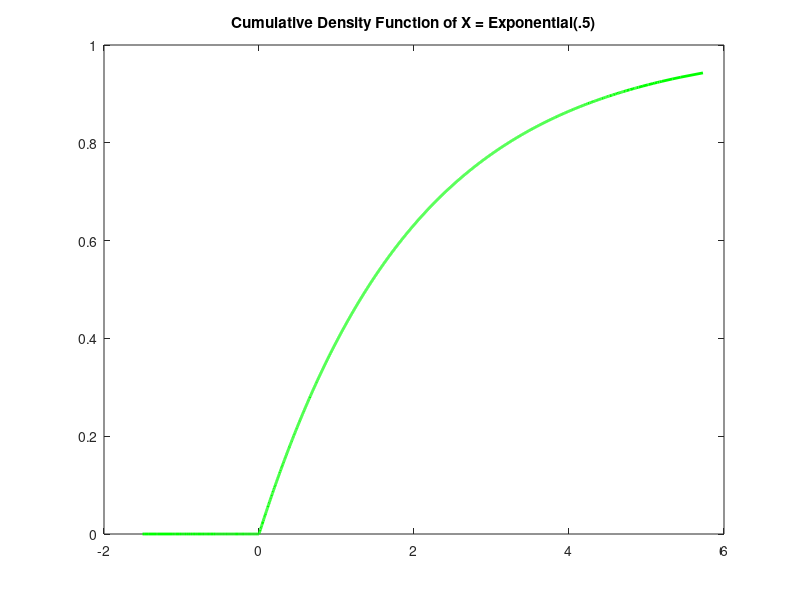

This chart was generated by the following MATLAB code: (Note: this script raises an error after producing the figure.)
clear all;
close all % Clean the workspace

%%% PROBLEM 1

%% PART I

% Subpart a - Uniform(2,4)
N = 10000; % Set sample size as specified
a = 2; b = 4; % Set upper and lower bounds as specified

% Using the random function
X1 = random('uniform', a, b, N, 1);

% Using the PDF approach
pd_x1 = makedist('uniform', 'lower', a, 'upper', b);
X1 = random(pd_x1, N, 1);

% Evaluate the PDF
X_sort1 = sort(X1);
fx1 = pdf(pd_x1, X_sort1);
plot(X_sort1, fx1, 'b', 'LineWidth', 2);
title("Probability Density Function of X = Uniform(2, 4)");

pause; % Hold the plot

% Evaluate the CDF
FX1 = cdf(pd_x1, X_sort1);
plot(X_sort1, FX1, 'g', 'LineWidth', 2);
title("Cumulative Density Function of X = Uniform(2, 4)");

pause; % Hold the plot

% Subpart b - Gaussian(2, 1)

mu = 2; sigma = 1; % Create parameters

X2 = random('normal', mu, sigma, N, 1); % Create the random variable

% Create object to evaluate PDF/CDF
pd_x2 = makedist('normal', 'mu', mu, 'sigma', sigma);

% Evaluate the PDF
X_sort2 = sort(X2);
fx2 = pdf(pd_x2, X_sort2);
plot(X_sort2, fx2, 'b', 'LineWidth', 2);
title("Probability Density Function of X = Gaussian(2, 1)");

pause; % Hold the plot

% Evaluate the CDF
FX2 = cdf(pd_x2, X_sort2);
plot(X_sort2, FX2, 'g', 'LineWidth', 2);
title("Cumulative Density Function of X = Gaussian(2, 1)");

pause; % Hold the plot

% Subpart c - Exponential(.5)

lambda = 0.5; % Create parameters

% Generate RV
X3 = random('exp', 1/lambda, N, 1);

% Create object to evaluate PDF/CDF
pd_x3 = makedist('exponential', 'mu', 1/lambda);

% Evaluate the PDF
X_sort3 = sort(X2);
fx3 = pdf(pd_x3, X_sort3);
plot(X_sort3, fx3, 'b', 'LineWidth', 2);
title("Probability Density Function of X = Exponential(.5)");

pause; % Hold the plot

% Evaluate the CDF
FX3 = cdf(pd_x3, X_sort3);
plot(X_sort3, FX3, 'g', 'LineWidth', 2);
title("Cumulative Density Function of X = Exponential(.5)");

pause; % Hold the plot

%% PART II

% Repeat mean and variance calculation for each variable (X1, X2, X3)

% Calculate values based on generated distributions
calculated_mean1 = mean(X1);
calculated_var1 = var(X1);
calculated_mean2 = mean(X2);
calculated_var2 = var(X2);
calculated_mean3 = mean(X3);
calculated_var3 = var(X3);

% Hard-code expected values
expected_mean1 = 3;
expected_var1 = 1/3;
expected_mean2 = 2;
expected_var2 = 1;
expected_mean3 = 2;
expected_var3 = 14;

% Print out results
fprintf("The Generated Uniform Distribution of Sample Size n = %f has Mean = %.4f and Variance = %.4f, with Expected Mean = %.4f and Variance = %.4f\n", N, calculated_mean1, calculated_var1, expected_mean1, expected_var1);
fprintf("The Generated Gaussian Distribution of Sample Size n = %f has Mean = %.4f and Variance = %.4f, with Expected Mean = %.4f and Variance = %.4f\n", N, calculated_mean2, calculated_var2, expected_mean2, expected_var2);
fprintf("The Generated Exponential Distribution of Sample Size n = %f has Mean = %.4f and Variance = %.4f, with Expected Mean = %.4f and Variance = %.4f\n", N, calculated_mean3, calculated_var3, expected_mean3, expected_var3);
fprintf("We may observe that, as the sample size increases, the calculated values approach the expected values.\n")

%% PART III

Y1 = 2 * X1 - 1; % Create Y1
Y2 = 3 * X2 - 6; % Create Y2

% Calculate values based on generated distributions
calculated_mean_y1 = mean(Y1);
calculated_var_y1 = var(Y1);
calculated_mean_y2 = mean(Y2);
calculated_var_y2 = var(Y2);

% Hard-code expected values
expected_mean_y1 = 5;
expected_var_y1 = 4/3;
expected_mean_y2 = 0;
expected_var_y2 = 9;

% Print out results
fprintf("Y1 has Mean = %.4f and Variance = %.4f, with Expected Mean = %.4f and Variance = %.4f\n", calculated_mean_y1, calculated_var_y1, expected_mean_y1, expected_var_y1);
fprintf("Y2 has Mean = %.4f and Variance = %.4f, with Expected Mean = %.4f and Variance = %.4f\n", calculated_mean_y2, calculated_var_y2, expected_mean_y2, expected_var_y2);

%% PART IV

histogram(Y1, 'Normalization', 'pdf');
title('PDF of Y1');
% As expected, Y1 is Uniform(3,7) with range of [3,7]

pause; % Hold the plot

%% PART V

figure;
histogram(Y2, 'Normalization', 'pdf');
title('PDF of Y2');
% As expected, Y2 is Gaussian(0,9) with range of (roughly) [-10,10]

pause; % Hold the plot

clear all;
close all; % Clear everything for Problem 2

%%% PROBLEM 2

expected_mean = 5; % Establish exponential means
N = 10000; % Establish sample size

%% Part a

X1 = random('exp', expected_mean, N, 1);
X2 = random('exp', expected_mean, N, 1);
X3 = random('exp', expected_mean, N, 1);
X4 = random('exp', expected_mean, N, 1);

%% Part b

T = X1 + X2 + X3 + X4; % Establish the wait time random variable

waitTime = mean(T); % Calculate estimated wait time
stdTime = sqrt(var(T)); % Calculate standard deviation of wait time

histogram(T, 'Normalization', 'pdf'); % Generate histogram
title("PDF of T"); % Assign title

pause; % Hold the plot

fprintf("The estimated expectation value is %.4f seconds and the standard deviation is %.4f seconds, with theoretical expected value %.4f\n", waitTime, stdTime, 4 * expected_mean)
fprintf("We expect the distribution to be concentrated around a mean of 20 seconds.\n") % State expectation and standard deviation findings

%% Part c

fprintf("The theoretical and expected wait times differ by %.4f seconds.\n", abs(4 * expected_mean - waitTime)) % State the difference in theoretical versus expected value

%% Part d

T2 = min(X1 + X2, X3 + X4); % Create variable T2

waitTime2 = mean(T2); % Calculate T2 estimated wait time
stdTime2 = sqrt(var(T2)); % Calculate standard deviation of wait time of T2

histogram(T2, 'Normalization', 'pdf'); % Generate histogram
title("PDF of T2"); % Assign title

pause; % Hold the plot

fprintf("The expected wait time for the parallel server case is %.4f seconds with standard deviation %.4f.\n", waitTime2, stdTime2) % State the expected wait time for parallel servers
fprintf("The expected wait time for the parallel versus single server case differ by %.4f seconds.\n", abs(waitTime2 - waitTime)) % State the difference in theoretical versus expected value
fprintf("The parallel case is always less than half of the single case since the minimum value of the sum of two of the random variables is likely less than half of the sum of all of them. A new task is able to start as soon as one of the parallel servers is done processing.\n") % Reasoning for why E[T2] < .5E[T1]

%% Part e

T3 = max(X1, X2); % Create T3

waitTime3 = mean(T3); % Calculate T3 estimated wait time
stdTime3 = sqrt(var(T3)); % Calculate standard deviation of wait time of T3

histogram(T3, 'Normalization', 'pdf'); % Generate histogram
title("PDF of T3"); % Assign title

pause; % Hold the plot

fprintf("The expected wait time for the third server case is %.4f seconds with standard deviation %.4f.\n", waitTime3, stdTime3) % State the expected wait time for parallel servers
fprintf("The expected wait time is between E[T] and E[T2], since waiting time will be reduced, though not as efficiently as the parallel computing case.") % State expected wait time relative to E[T] and E[T2]
fprintf("The standard deviation of this case is a bit larger than the others.");
